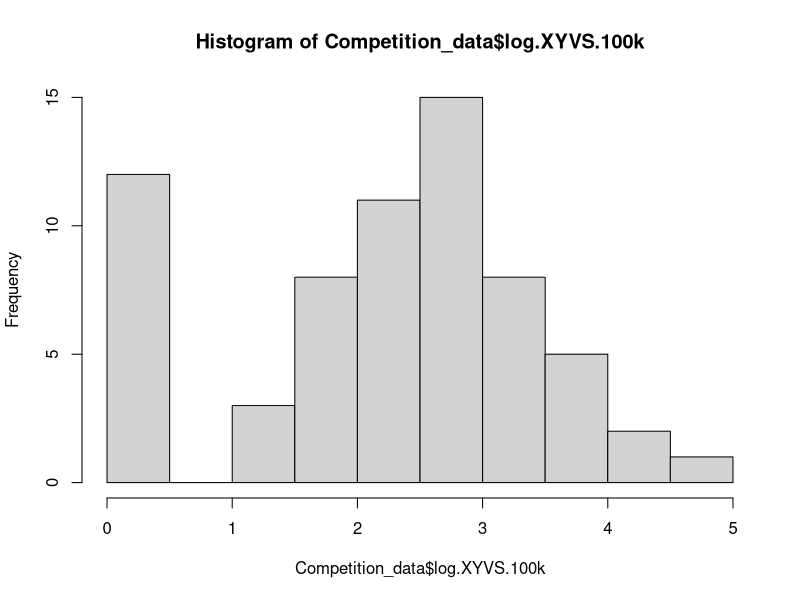
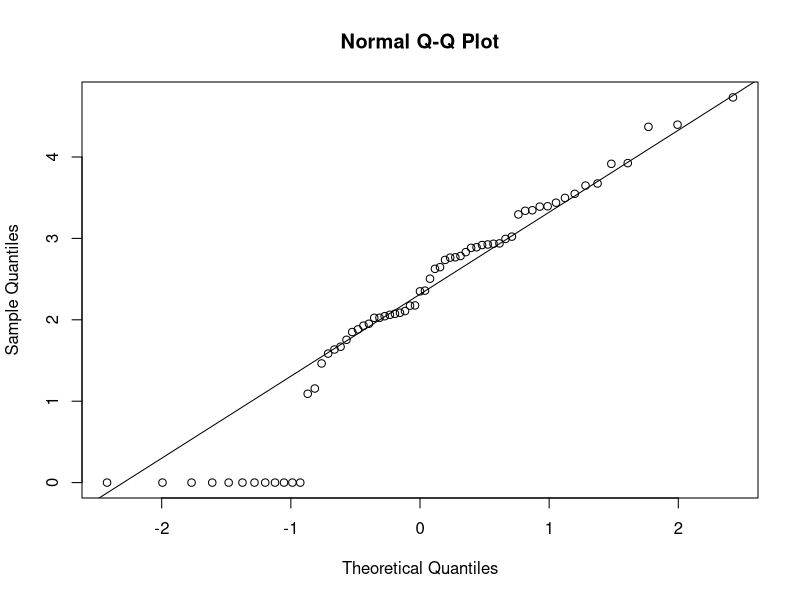
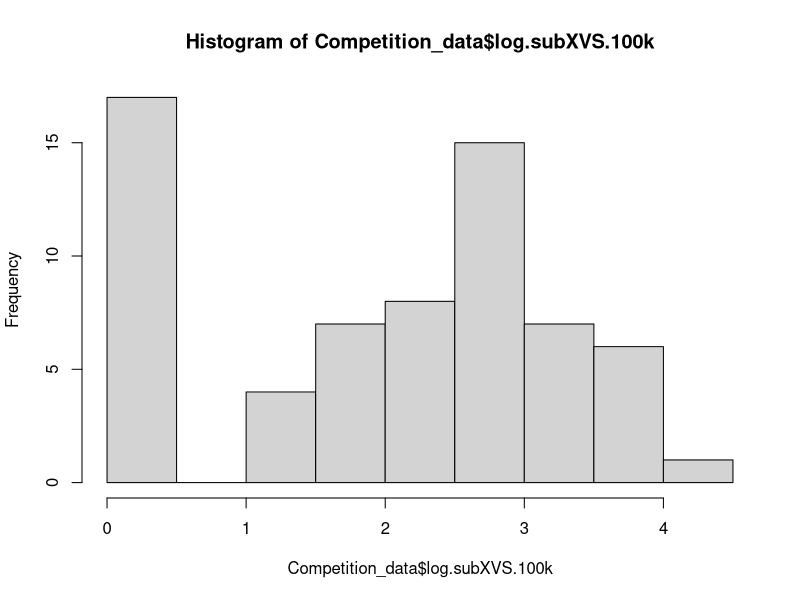
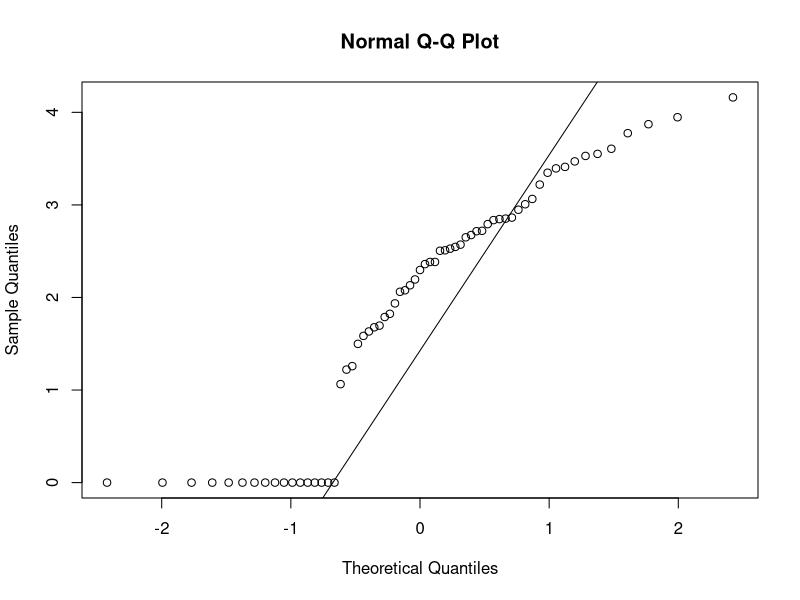
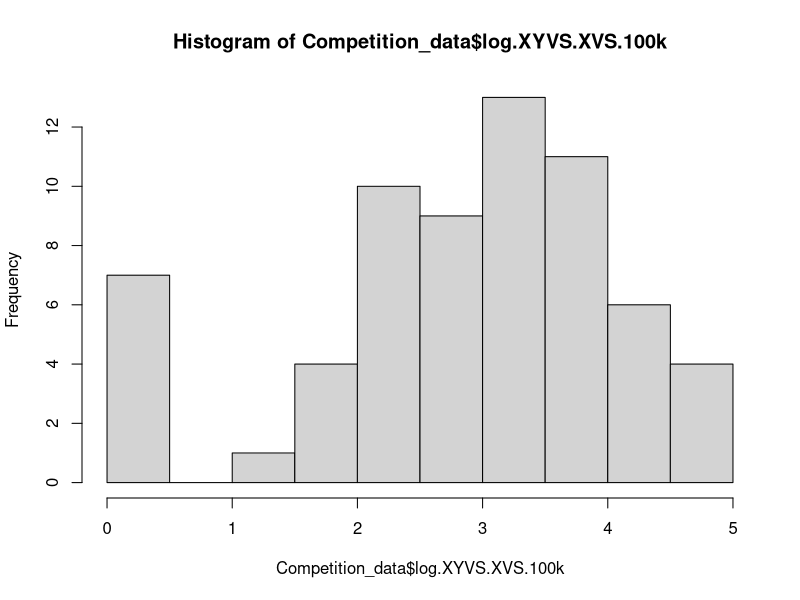
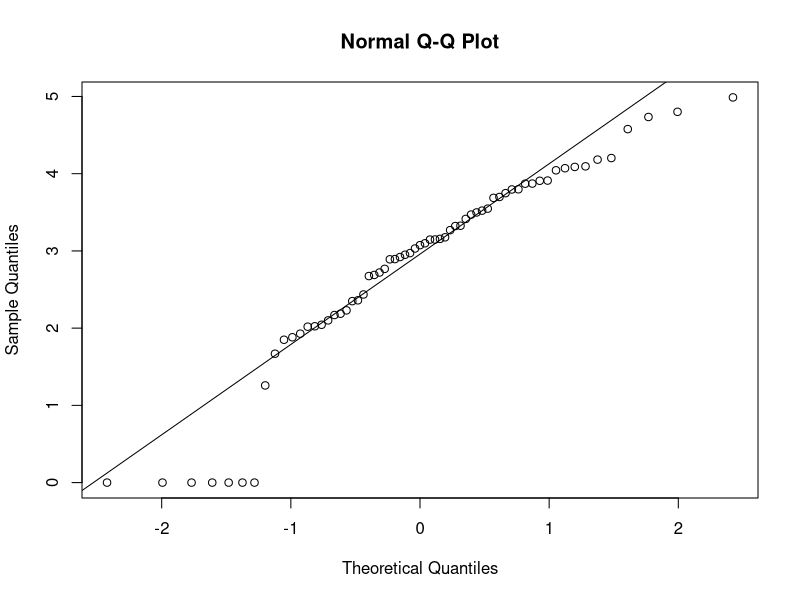
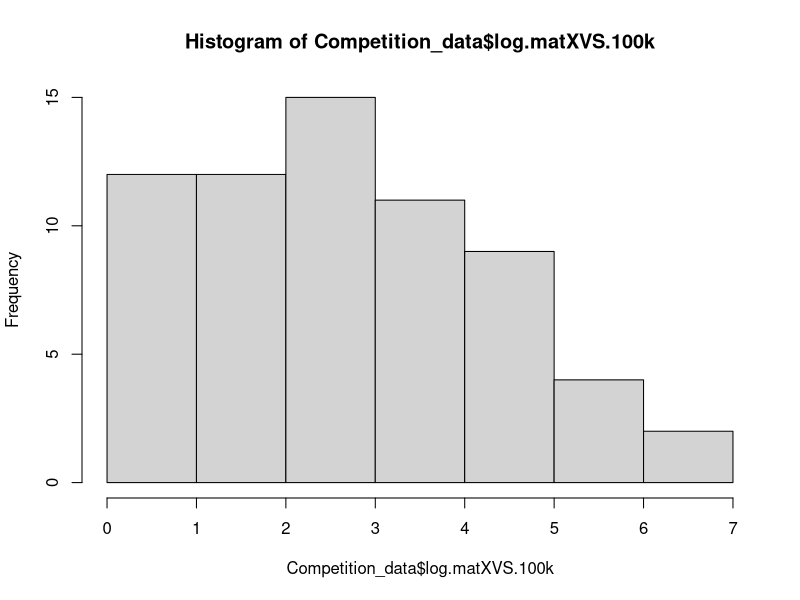
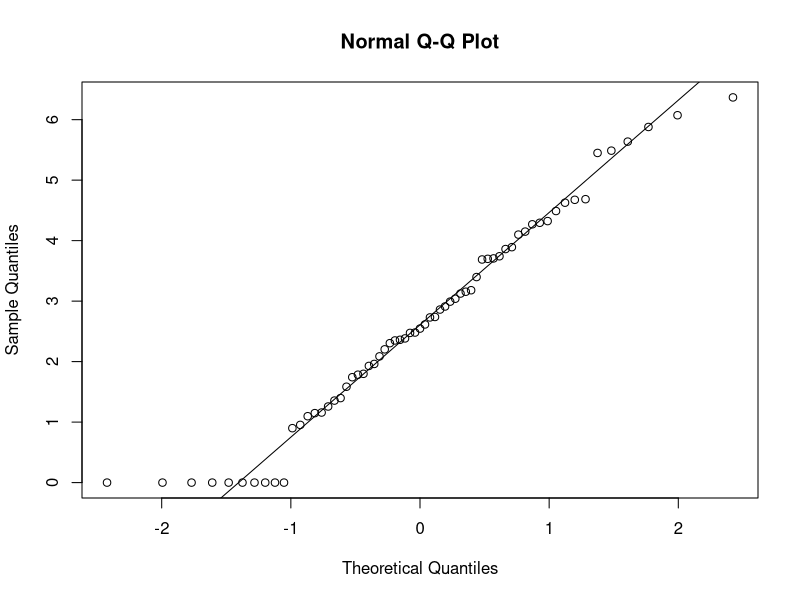

Reproduce these figures in R, in order.
library(ggplot2)

Competition_data <- read.csv("CM_grammar_comparison.csv", header=T)
Competition_data$log.XYVS.100k <-log(Competition_data$mat.XYVS.100k.words+1)
Competition_data$log.subXVS.100k <- log(Competition_data$sub.XVS.100k.Words+1)
Competition_data$log.XYVS.XVS.100k <- log(Competition_data$mat.XYVS.sub.XVS.100k+1)
Competition_data$log.matXVS.100k <- log(Competition_data$Mat.XVS.pron.100k+1)

#These three aren't normally distributed
hist(Competition_data$log.XYVS.100k)
qqnorm(Competition_data$log.XYVS.100k)
qqline(Competition_data$log.XYVS.100k)
shapiro.test(Competition_data$log.XYVS.100k)

hist(Competition_data$log.subXVS.100k)
qqnorm(Competition_data$log.subXVS.100k)
qqline(Competition_data$log.subXVS.100k)
shapiro.test(Competition_data$log.subXVS.100k)

hist(Competition_data$log.XYVS.XVS.100k)
qqnorm(Competition_data$log.XYVS.XVS.100k)
qqline(Competition_data$log.XYVS.XVS.100k)
shapiro.test(Competition_data$log.XYVS.XVS.100k)

#This one, p>0.05 but only just, so let's assume nothing is normally distributed
hist(Competition_data$log.matXVS.100k)
qqnorm(Competition_data$log.matXVS.100k)
qqline(Competition_data$log.matXVS.100k)
shapiro.test(Competition_data$log.matXVS.100k)

# Matrix XYVS correlates with embedded XVS
cor.test(jitter(Competition_data$log.XYVS.100k),jitter(Competition_data$log.subXVS.100k),method = "spearman")

XYVS_subXVS.gg <- ggplot(Competition_data,aes(x=log.XYVS.100k,y=log.subXVS.100k)) +
  geom_point(aes(size=Words)) + 
  xlab("log Matrix XYVS/100k words") +
  ylab("log Embedded XVS/100k words") +
  theme_minimal()

# (Matrix XYVS + embedded XVS) correlates with matrix XVS
cor.test(jitter(Competition_data$log.XYVS.XVS.100k),jitter(Competition_data$log.matXVS.100k),method = "spearman")

CM_matXVS.gg <- ggplot(Competition_data,aes(x=log.XYVS.XVS.100k,y=log.matXVS.100k)) + 
  geom_point(aes(size=Words,color=ifelse(Text %in% c("edincmat","edincmbt","edincmct","genexodt","cmorm","cmbenrul"),"blue","black"))) + 
  xlab("log (Matrix XYVS + embedded XVS)/100k words") +
  ylab("log Matrix XVS/100k words") +
  scale_color_identity() +
  theme_minimal()

CM_matXVS_OEME.gg <- ggplot(Competition_data,aes(x=log.XYVS.XVS.100k,y=log.matXVS.100k)) + 
  geom_point(aes(size=Words,color=ifelse(Year < 1151,"red","blue"))) + 
  xlab("log (Matrix XYVS + embedded XVS)/100k words") +
  ylab("log Matrix XVS/100k words") +
  scale_color_identity() +
  theme_minimal()

######################################################

#### Loss of V2

LateME <- subset(Competition_data,Year > 1250)
LateME$InvRate_fullNP <- LateME$PPVS.fullNP/(LateME$PPVS.fullNP+LateME$PPSV.fullNP)
LateME$InvRate_all <- (LateME$PPVS.fullNP + LateME$PPVS.pronoun)/(LateME$PPVS.fullNP+LateME$PPSV.fullNP+LateME$PPVS.pronoun+LateME$PPSV.pronoun)

# Both normally distributed, so not log-transforming
#I'm going to use full NPs only.  Because pronouns basically never invert.

cor.test(jitter(LateME$InvRate_fullNP),jitter(LateME$log.XYVS.XVS.100k),method="spearman")
LossOfV2.gg <- ggplot(LateME,aes(x=InvRate_fullNP,y=log.XYVS.XVS.100k)) +
  geom_point(aes(size=Words,col = ifelse(Text %in% c("edincmat","edincmbt","edincmct","cmbenrul","genexodt"),"blue","black"))) +
  scale_color_identity() +
  xlab("Rate of verb-second with initial PP + full NP subject") +
  ylab("log (Matrix XYVS + embedded XVS)/100k words") +
  theme_minimal()

# Spit out pdfs
pdf("XYVS_subXVS.pdf",width = 8,height = 5)
XYVS_subXVS.gg
dev.off()

pdf("CM_matXVS.pdf",width = 8,height = 5)
CM_matXVS.gg
dev.off()

pdf("CM_matXVS_OEME.pdf",width = 8,height = 5)
CM_matXVS_OEME.gg
dev.off()

pdf("LossOfV2.pdf", width = 8, height = 5)
LossOfV2.gg
dev.off()


